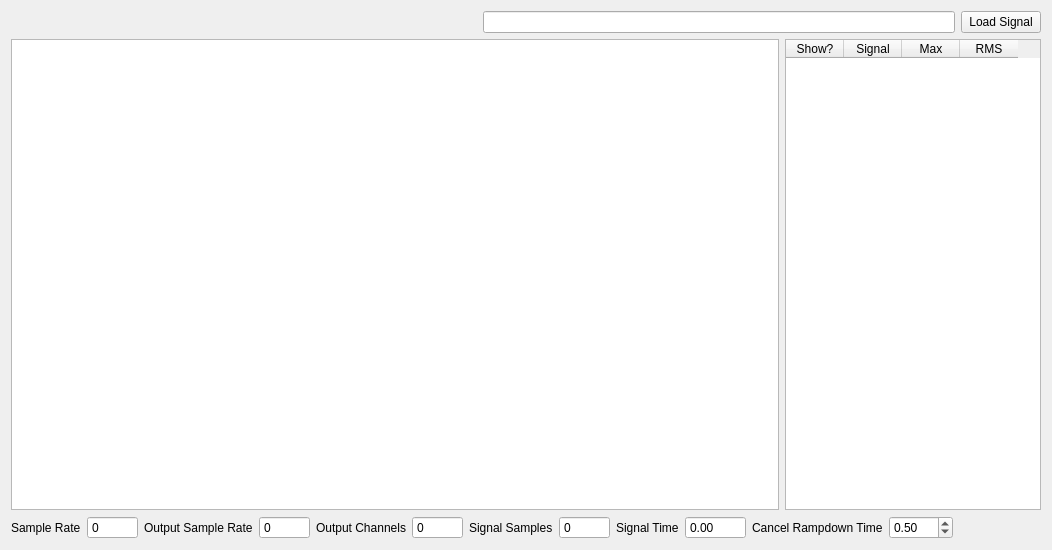
<?xml version="1.0" encoding="UTF-8"?>
<ui version="4.0">
 <class>Form</class>
 <widget class="QWidget" name="Form">
  <property name="geometry">
   <rect>
    <x>0</x>
    <y>0</y>
    <width>1052</width>
    <height>550</height>
   </rect>
  </property>
  <property name="windowTitle">
   <string>Form</string>
  </property>
  <layout class="QVBoxLayout" name="verticalLayout">
   <item>
    <layout class="QHBoxLayout" name="load_signal_layout">
     <item>
      <spacer name="load_signal_spacer">
       <property name="orientation">
        <enum>Qt::Horizontal</enum>
       </property>
       <property name="sizeHint" stdset="0">
        <size>
         <width>40</width>
         <height>20</height>
        </size>
       </property>
      </spacer>
     </item>
     <item>
      <widget class="QLineEdit" name="signal_file_name_display">
       <property name="toolTip">
        <string>File from which the time signal was loaded.</string>
       </property>
       <property name="readOnly">
        <bool>true</bool>
       </property>
      </widget>
     </item>
     <item>
      <widget class="QPushButton" name="load_signal_button">
       <property name="toolTip">
        <string>Loads a time signal to play to the shakers</string>
       </property>
       <property name="text">
        <string>Load Signal</string>
       </property>
      </widget>
     </item>
    </layout>
   </item>
   <item>
    <layout class="QHBoxLayout" name="signal_display_layout">
     <item>
      <widget class="PlotWidget" name="signal_display_plot">
       <property name="backgroundBrush">
        <brush brushstyle="NoBrush">
         <color alpha="255">
          <red>255</red>
          <green>255</green>
          <blue>255</blue>
         </color>
        </brush>
       </property>
      </widget>
     </item>
     <item>
      <widget class="QTableWidget" name="signal_information_table">
       <property name="sizePolicy">
        <sizepolicy hsizetype="Preferred" vsizetype="Expanding">
         <horstretch>0</horstretch>
         <verstretch>0</verstretch>
        </sizepolicy>
       </property>
       <attribute name="horizontalHeaderDefaultSectionSize">
        <number>58</number>
       </attribute>
       <column>
        <property name="text">
         <string>Show?</string>
        </property>
        <property name="toolTip">
         <string>Check to show a given signal</string>
        </property>
       </column>
       <column>
        <property name="text">
         <string>Signal</string>
        </property>
        <property name="toolTip">
         <string>Signal name</string>
        </property>
       </column>
       <column>
        <property name="text">
         <string>Max</string>
        </property>
        <property name="toolTip">
         <string>Maximum absolute value of the signal</string>
        </property>
       </column>
       <column>
        <property name="text">
         <string>RMS</string>
        </property>
        <property name="toolTip">
         <string>RMS of the signal</string>
        </property>
       </column>
      </widget>
     </item>
    </layout>
   </item>
   <item>
    <layout class="QHBoxLayout" name="information_layout">
     <item>
      <widget class="QLabel" name="sample_rate_label">
       <property name="text">
        <string>Sample Rate</string>
       </property>
      </widget>
     </item>
     <item>
      <widget class="QSpinBox" name="sample_rate_display">
       <property name="minimumSize">
        <size>
         <width>50</width>
         <height>0</height>
        </size>
       </property>
       <property name="toolTip">
        <string>Sample rate of the data acquisition</string>
       </property>
       <property name="readOnly">
        <bool>true</bool>
       </property>
       <property name="buttonSymbols">
        <enum>QAbstractSpinBox::NoButtons</enum>
       </property>
       <property name="maximum">
        <number>100000</number>
       </property>
      </widget>
     </item>
     <item>
      <widget class="QLabel" name="label">
       <property name="text">
        <string>Output Sample Rate</string>
       </property>
      </widget>
     </item>
     <item>
      <widget class="QSpinBox" name="output_sample_rate_display">
       <property name="minimumSize">
        <size>
         <width>50</width>
         <height>0</height>
        </size>
       </property>
       <property name="toolTip">
        <string>Sample rate of the output generator</string>
       </property>
       <property name="readOnly">
        <bool>true</bool>
       </property>
       <property name="buttonSymbols">
        <enum>QAbstractSpinBox::NoButtons</enum>
       </property>
       <property name="maximum">
        <number>100000</number>
       </property>
      </widget>
     </item>
     <item>
      <widget class="QLabel" name="output_channels_label">
       <property name="text">
        <string>Output Channels</string>
       </property>
      </widget>
     </item>
     <item>
      <widget class="QSpinBox" name="output_channels_display">
       <property name="minimumSize">
        <size>
         <width>50</width>
         <height>0</height>
        </size>
       </property>
       <property name="toolTip">
        <string>Number of output channels in the environment</string>
       </property>
       <property name="readOnly">
        <bool>true</bool>
       </property>
       <property name="buttonSymbols">
        <enum>QAbstractSpinBox::NoButtons</enum>
       </property>
       <property name="maximum">
        <number>100000</number>
       </property>
      </widget>
     </item>
     <item>
      <widget class="QLabel" name="signal_samples_label">
       <property name="text">
        <string>Signal Samples</string>
       </property>
      </widget>
     </item>
     <item>
      <widget class="QSpinBox" name="signal_samples_display">
       <property name="minimumSize">
        <size>
         <width>50</width>
         <height>0</height>
        </size>
       </property>
       <property name="toolTip">
        <string>Total number of samples in the signal</string>
       </property>
       <property name="readOnly">
        <bool>true</bool>
       </property>
       <property name="buttonSymbols">
        <enum>QAbstractSpinBox::NoButtons</enum>
       </property>
       <property name="maximum">
        <number>1000000000</number>
       </property>
      </widget>
     </item>
     <item>
      <widget class="QLabel" name="signal_time_lable">
       <property name="text">
        <string>Signal Time</string>
       </property>
      </widget>
     </item>
     <item>
      <widget class="QDoubleSpinBox" name="signal_time_display">
       <property name="toolTip">
        <string>Time it will take to generate the signal</string>
       </property>
       <property name="readOnly">
        <bool>true</bool>
       </property>
       <property name="buttonSymbols">
        <enum>QAbstractSpinBox::NoButtons</enum>
       </property>
       <property name="maximum">
        <double>10000.000000000000000</double>
       </property>
      </widget>
     </item>
     <item>
      <widget class="QLabel" name="cancel_rampdown_label">
       <property name="text">
        <string>Cancel Rampdown Time</string>
       </property>
      </widget>
     </item>
     <item>
      <widget class="QDoubleSpinBox" name="cancel_rampdown_selector">
       <property name="toolTip">
        <string>Time to ramp down the signal to zero if the environment is stopped before the signal ends.</string>
       </property>
       <property name="maximum">
        <double>300.000000000000000</double>
       </property>
       <property name="singleStep">
        <double>0.250000000000000</double>
       </property>
       <property name="value">
        <double>0.500000000000000</double>
       </property>
      </widget>
     </item>
     <item>
      <spacer name="information_spacer">
       <property name="orientation">
        <enum>Qt::Horizontal</enum>
       </property>
       <property name="sizeHint" stdset="0">
        <size>
         <width>40</width>
         <height>20</height>
        </size>
       </property>
      </spacer>
     </item>
    </layout>
   </item>
  </layout>
 </widget>
 <customwidgets>
  <customwidget>
   <class>PlotWidget</class>
   <extends>QGraphicsView</extends>
   <header location="global">pyqtgraph</header>
  </customwidget>
 </customwidgets>
 <resources/>
 <connections/>
</ui>
